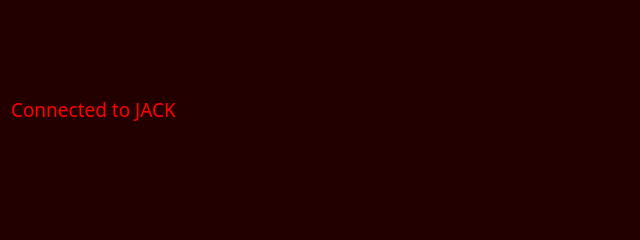
<?xml version="1.0" encoding="UTF-8"?>
<ui version="4.0">
 <class>MainWindow</class>
 <widget class="QMainWindow" name="MainWindow">
  <property name="geometry">
   <rect>
    <x>0</x>
    <y>0</y>
    <width>640</width>
    <height>240</height>
   </rect>
  </property>
  <property name="windowTitle">
   <string>MixConsole</string>
  </property>
  <property name="styleSheet">
   <string notr="true">QWidget {
	background: #200	;
	color: #f00;
	font: 7pt &quot;Eurostile&quot;;
}

QSlider::groove:vertical {
     background: #300;
     position: absolute; /* absolutely position 4px from the left and right of the widget. setting margins on the widget should work too... */
     left: 7px; right: 7px;
 }

 QSlider::handle:vertical {
     height: 24px;
     background: #f00;
     margin: 0 -2px; /* expand outside the groove */
 }

 QSlider::handle:vertical:hover {
     background: #f00;
 }

 QSlider::add-page:vertical {
     background: #500;
 }
s
 QSlider::sub-page:vertical {
     background: #300;
 }</string>
  </property>
  <widget class="QWidget" name="centralWidget">
   <layout class="QVBoxLayout" name="verticalLayout">
    <item>
     <layout class="QHBoxLayout" name="horizontalLayout_2">
      <property name="sizeConstraint">
       <enum>QLayout::SetMinAndMaxSize</enum>
      </property>
      <item>
       <widget class="QLabel" name="label">
        <property name="sizePolicy">
         <sizepolicy hsizetype="Preferred" vsizetype="Fixed">
          <horstretch>0</horstretch>
          <verstretch>0</verstretch>
         </sizepolicy>
        </property>
        <property name="font">
         <font>
          <family>Terminus (TTF)</family>
          <pointsize>14</pointsize>
          <weight>7</weight>
          <italic>false</italic>
          <bold>false</bold>
         </font>
        </property>
        <property name="styleSheet">
         <string notr="true">font: 63 14pt &quot;Terminus (TTF)&quot;;</string>
        </property>
        <property name="text">
         <string>Connected to JACK</string>
        </property>
        <property name="textFormat">
         <enum>Qt::PlainText</enum>
        </property>
       </widget>
      </item>
     </layout>
    </item>
    <item>
     <layout class="QHBoxLayout" name="horizontalLayout_5">
      <item>
       <layout class="QGridLayout" name="inputsGrid">
        <property name="sizeConstraint">
         <enum>QLayout::SetNoConstraint</enum>
        </property>
        <property name="horizontalSpacing">
         <number>1</number>
        </property>
       </layout>
      </item>
      <item>
       <spacer name="horizontalSpacer">
        <property name="orientation">
         <enum>Qt::Horizontal</enum>
        </property>
        <property name="sizeType">
         <enum>QSizePolicy::Fixed</enum>
        </property>
        <property name="sizeHint" stdset="0">
         <size>
          <width>8</width>
          <height>20</height>
         </size>
        </property>
       </spacer>
      </item>
      <item>
       <layout class="QGridLayout" name="outputsGrid">
        <property name="sizeConstraint">
         <enum>QLayout::SetDefaultConstraint</enum>
        </property>
        <property name="horizontalSpacing">
         <number>1</number>
        </property>
       </layout>
      </item>
     </layout>
    </item>
   </layout>
  </widget>
  <widget class="QMenuBar" name="menuBar">
   <property name="geometry">
    <rect>
     <x>0</x>
     <y>0</y>
     <width>640</width>
     <height>16</height>
    </rect>
   </property>
  </widget>
 </widget>
 <layoutdefault spacing="6" margin="11"/>
 <resources/>
 <connections/>
</ui>
